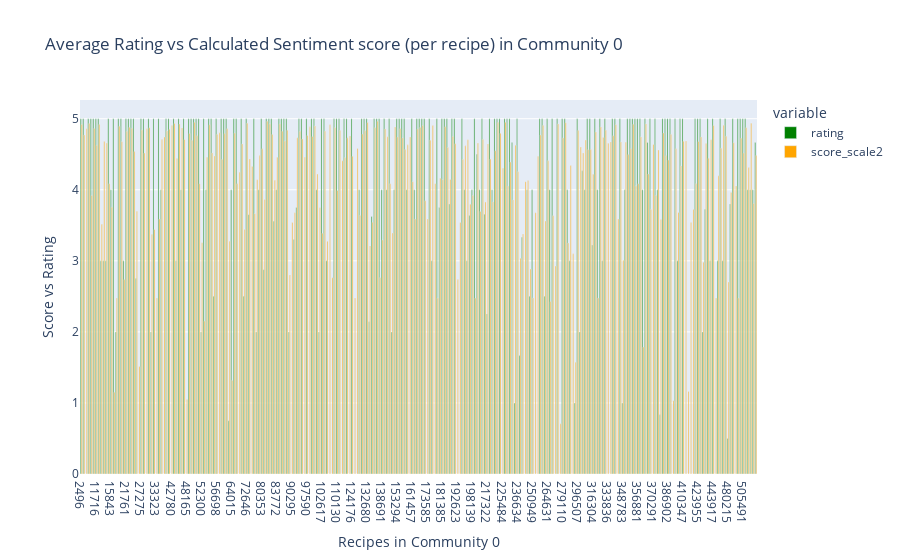

This figure's notebook cell:
### Code cell
fig = px.bar(
    data_frame = com0,
    x = "recipe_id",
    y = ["rating","score_scale2"],
    opacity = 0.9,
    orientation = "v",
    barmode = 'group',
    color_discrete_map={'rating':'green', 'score_scale2':'orange'},
    title='Average Rating vs Calculated Sentiment score (per recipe) in Community 0',
   # hover_name= 'recipe_id',
)

fig.update_layout(

  xaxis_title= 'Recipes in Community 0',
  yaxis_title = 'Score vs Rating',
  hovermode = 'x unified'

)

### Figure 1 — Plotly figure (JSON) as saved in the notebook; plotly's stock layout.template omitted (floating-point values rounded to 4 significant figures; data arrays with more than 128 entries replaced by an {"elided": "..."} marker saying what was removed)
{"data": [{"alignmentgroup": "True", "hovertemplate": "variable=rating<br>recipe_id=%{x}<br>value=%{y}<extra></extra>", "legendgroup": "rating", "marker": {"color": "green", "opacity": 0.9, "pattern": {"shape": ""}}, "name": "rating", "offsetgroup": "rating", "orientation": "v", "showlegend": true, "textposition": "auto", "type": "bar", "x": {"elided": "270 str values"}, "xaxis": "x", "y": {"elided": "270 float values"}, "yaxis": "y"}, {"alignmentgroup": "True", "hovertemplate": "variable=score_scale2<br>recipe_id=%{x}<br>value=%{y}<extra></extra>", "legendgroup": "score_scale2", "marker": {"color": "orange", "opacity": 0.9, "pattern": {"shape": ""}}, "name": "score_scale2", "offsetgroup": "score_scale2", "orientation": "v", "showlegend": true, "textposition": "auto", "type": "bar", "x": {"elided": "270 str values"}, "xaxis": "x", "y": {"elided": "270 float values"}, "yaxis": "y"}], "layout": {"barmode": "group", "hovermode": "x unified", "legend": {"title": {"text": "variable"}, "tracegroupgap": 0}, "title": {"text": "Average Rating vs Calculated Sentiment score (per recipe) in Community 0"}, "xaxis": {"anchor": "y", "domain": [0, 1], "title": {"text": "Recipes in Community 0"}}, "yaxis": {"anchor": "x", "domain": [0, 1], "title": {"text": "Score vs Rating"}}}}
